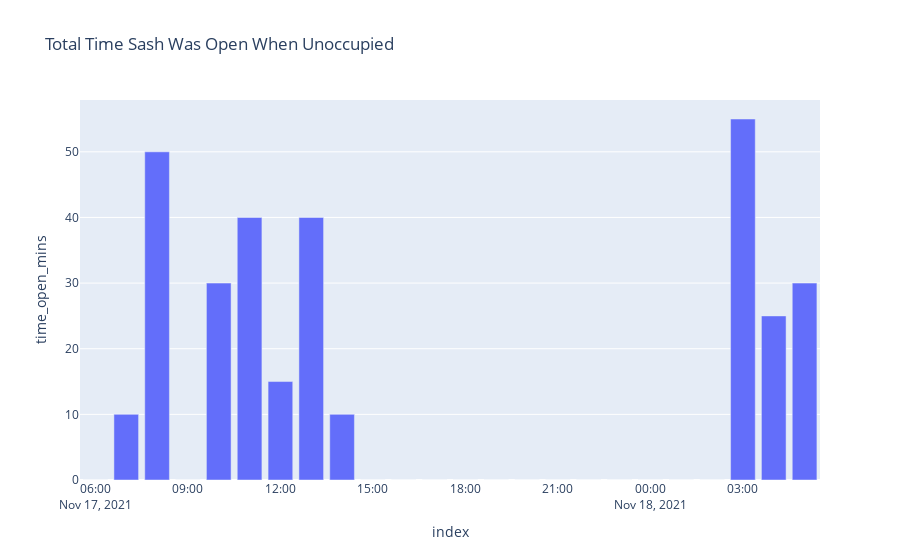

Source (notebook cell):
### Code cell
def total_time_sash_open_unoccupied(sash_point, occ_point, server, start, end):
    sash_list = query_to_list(sash_point, server, start, end)
    occ_list = query_to_list(occ_point, server, start, end)

    df = pd.concat([sash_list, occ_list], axis=1)
    df.columns = ["sash", "occ"]
    #display(df)

    time_interval = df.index[1].minute - df.index[0].minute

    # Figure out closed sash position
    # display(df["sash"].value_counts())

    # from running the above on a large time difference, 1.2 inches is the most common smallest value
    df["time_open_mins"] = np.where((df["sash"] > 1.2) & (df["occ"] == 0), time_interval, 0)

    df = df.dropna()
    #display(df)

    df = df.groupby(pd.Grouper(freq='60Min', label='right')).sum()

    fig = px.bar(df, x=df.index, y=df["time_open_mins"], title="Total Time Sash Was Open When Unoccupied")
    fig.show()

    return df["time_open_mins"]

total_time_sash_open_unoccupied(sash_point="#biotech/biotech_4th_floor/fourth_floor_fume_hood_lab_spaces/lab_433_control/hood_sash",
                                occ_point="#biotech/biotech_4th_floor/fourth_floor_fume_hood_lab_spaces/lab_433_control/occ_trend",
                                server="biotech_main",
                                start = str(datetime(2021, 11, 17, 1)),
                                end = str(datetime(2021, 11, 17, 2)))

### Figure 1 — Plotly figure (JSON) as saved in the notebook; plotly's stock layout.template omitted (floating-point values rounded to 4 significant figures)
{"data": [{"alignmentgroup": "True", "hovertemplate": "index=%{x}<br>time_open_mins=%{y}<extra></extra>", "legendgroup": "", "marker": {"color": "#636efa", "pattern": {"shape": ""}}, "name": "", "offsetgroup": "", "orientation": "v", "showlegend": false, "textposition": "auto", "type": "bar", "x": ["2021-11-17T06:00:00", "2021-11-17T07:00:00", "2021-11-17T08:00:00", "2021-11-17T09:00:00", "2021-11-17T10:00:00", "2021-11-17T11:00:00", "2021-11-17T12:00:00", "2021-11-17T13:00:00", "2021-11-17T14:00:00", "2021-11-17T15:00:00", "2021-11-17T16:00:00", "2021-11-17T17:00:00", "2021-11-17T18:00:00", "2021-11-17T19:00:00", "2021-11-17T20:00:00", "2021-11-17T21:00:00", "2021-11-17T22:00:00", "2021-11-17T23:00:00", "2021-11-18T00:00:00", "2021-11-18T01:00:00", "2021-11-18T02:00:00", "2021-11-18T03:00:00", "2021-11-18T04:00:00", "2021-11-18T05:00:00"], "xaxis": "x", "y": [0, 10, 50, 0, 30, 40, 15, 40, 10, 0, 0, 0, 0, 0, 0, 0, 0, 0, 0, 0, 0, 55, 25, 30], "yaxis": "y"}], "layout": {"barmode": "relative", "legend": {"tracegroupgap": 0}, "title": {"text": "Total Time Sash Was Open When Unoccupied"}, "xaxis": {"anchor": "y", "domain": [0, 1], "title": {"text": "index"}}, "yaxis": {"anchor": "x", "domain": [0, 1], "title": {"text": "time_open_mins"}}}}
